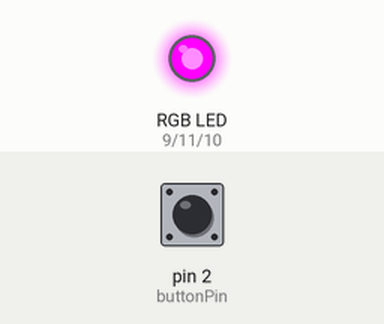
The sketch below on a simulated Arduino Uno, built with avr-gcc and run on an emulated ATmega328P. Parts: an RGB LED mixed from three pins (HIGH = lit). Dashed ring = blinking. The test bench sets the inputs (shaded band); at power-on: pin 2 (buttonPin) HIGH.

Above: at 1.2 s.
1.3 s: pin 2 (buttonPin) pulled LOW for 0.15 s
4.3 s: pin 2 (buttonPin) pulled LOW for 1 s
At 8.2 s:
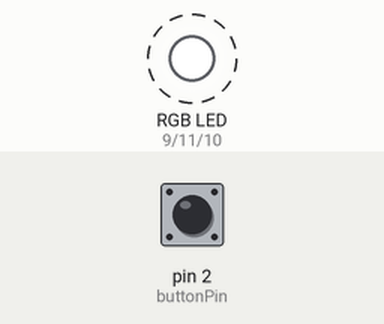
8.3 s: pin 2 (buttonPin) pulled LOW for 3.2 s
At 12.9 s:
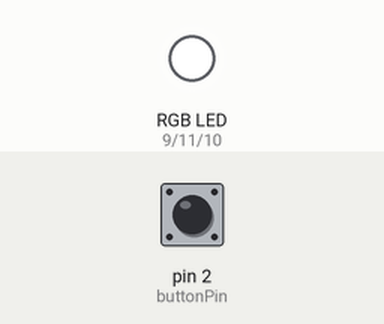
13.0 s: pin 2 (buttonPin) pulled LOW for 0.15 s
At 15.5 s:
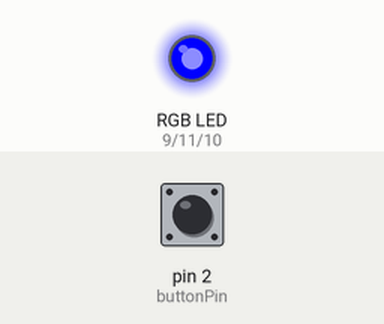
16.1 s: pin 2 (buttonPin) driven LOW
19.1 s: pin 2 (buttonPin) driven HIGH
At 27.5 s:
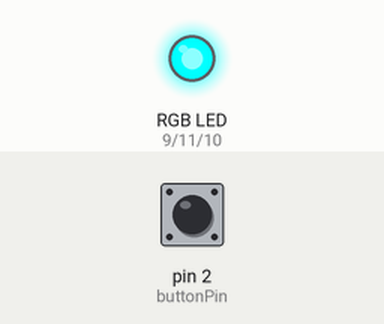
Timing chart, 0 to 30.6 s (numbered marks = the images above; inputs shaded):
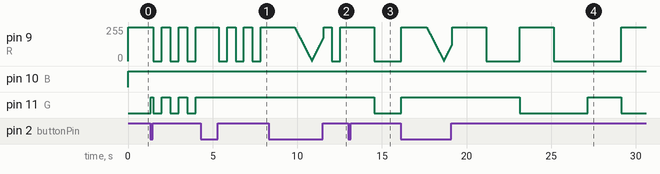

Measured:
- after the input at 4.3 s, pin 11 (G): stops changing and stays HIGH
- after the input at 13.0 s, pin 11 (G): HIGH → LOW after 1.6 s
- after the input at 19.1 s, pin 10 (B): stops changing and stays HIGH; pin 11 (G): HIGH → LOW after 4.1 s, → HIGH 4.0 s later, → LOW 2.0 s later
- by itself, pin 11 (G): repeats every 1.0 s: LOW 0.50 s, HIGH 0.50 s

The sketch:

midterm_5_3.ino
```cpp
const int buttonPin = 2;  // 按鈕腳位
const int R = 9;
const int B = 10;
const int G = 11;

int mode = 1;  // 目前模式（1:輪換, 2:黃閃, 3:紅閃）
int lastButtonState = HIGH;
bool buttonPressed = false;
bool inBreathMode = false;
int savedMode = 1;

unsigned long lastDebounceTime = 0;
const unsigned long debounceDelay = 50;

unsigned long previousMillis = 0;
unsigned long buttonPressTime = 0;

int colorState = 0;  // 模式1用於輪換
int breathBrightness = 0;
int breathDirection = 1; // 1=變亮, -1=變暗
bool breathRed = true;   // true=紅呼吸, false=藍呼吸

void setup() {
  pinMode(R, OUTPUT);
  pinMode(G, OUTPUT);
  pinMode(B, OUTPUT);
  pinMode(buttonPin, INPUT);
}

void loop() {
  int reading = digitalRead(buttonPin);
  unsigned long currentMillis = millis();

  // --- 按鈕防抖 ---
  if (reading != lastButtonState) {
    lastDebounceTime = currentMillis;
  }

  // --- 按鈕行為判斷 ---
  if ((currentMillis - lastDebounceTime) > debounceDelay) {
    // 按鈕剛被按下
    if (reading == LOW && !buttonPressed) {
      buttonPressed = true;
      buttonPressTime = currentMillis;
    }

    // 按鈕放開
    if (reading == HIGH && buttonPressed) {
      unsigned long pressDuration = currentMillis - buttonPressTime;

      if (inBreathMode) {
        // 若在呼吸燈模式 → 放開後回原模式
        inBreathMode = false;
        restorePreviousMode();
      } else if (pressDuration < 1500) {
        // 短按 → 切換模式
        mode++;
        if (mode > 3) mode = 1;
      }
      buttonPressed = false;
    }
  }

  // 檢查是否長按超過 1.5 秒進入呼吸模式
  if (buttonPressed && !inBreathMode && (currentMillis - buttonPressTime >= 1500)) {
    inBreathMode = true;
    savedMode = mode;  // 記錄當前模式
    startBreathing();
  }

  lastButtonState = reading;

  // === 若進入呼吸燈模式 ===
  if (inBreathMode) {
    runBreathing(currentMillis);
    return;
  }

  // === 若按住但未達長按（短暫關燈） ===
  if (buttonPressed && !inBreathMode) {
    digitalWrite(R, HIGH);
    digitalWrite(G, HIGH);
    digitalWrite(B, HIGH);
    return;
  }

  // === 模式執行 ===
  switch (mode) {
    case 1:  // 綠黃紅輪換
    if (previousMillis == 0) {  // 表示剛進入此模式
    previousMillis = currentMillis;
    colorState = 0;
    digitalWrite(R, 1);
    digitalWrite(G, 0);
    digitalWrite(B, 1);
  }
      if (currentMillis - previousMillis >= 2000) {
        previousMillis = currentMillis;
        colorState = (colorState + 1) % 3;

        if (colorState == 0) {  // 綠
          digitalWrite(R, 1);
          digitalWrite(G, 0);
          digitalWrite(B, 1);
        } else if (colorState == 1) {  // 黃
          digitalWrite(R, 0);
          digitalWrite(G, 0);
          digitalWrite(B, 1);
        } else {  // 紅
          digitalWrite(R, 0);
          digitalWrite(G, 1);
          digitalWrite(B, 1);
        }
      }
      break;

    case 2:  // 黃燈閃爍
      if (currentMillis - previousMillis >= 500) {
        previousMillis = currentMillis;
        static bool ledState = false;
        ledState = !ledState;
        digitalWrite(R, ledState ? 0 : 1);
        digitalWrite(G, ledState ? 0 : 1);
        digitalWrite(B, 1);
      }
      break;

    case 3:  // 紅燈閃爍
      if (currentMillis - previousMillis >= 500) {
        previousMillis = currentMillis;
        static bool ledState = false;
        ledState = !ledState;
        digitalWrite(R, ledState ? 0 : 1);
        digitalWrite(G, 1);
        digitalWrite(B, 1);
      }
      break;
  }
}

// === 呼吸燈初始化 ===
void startBreathing() {
  breathBrightness = 0;
  breathDirection = 1;
  breathRed = true;
  analogWrite(R, 255);
  analogWrite(G, 255);
  analogWrite(B, 255);
}

// === 呼吸燈運作 ===
void runBreathing(unsigned long currentMillis) {
  static unsigned long lastUpdate = 0;
  if (currentMillis - lastUpdate >= 20) {  // 每 20ms 更新亮度
    lastUpdate = currentMillis;
    breathBrightness += breathDirection * 5;
    if (breathBrightness >= 255) {
      breathBrightness = 255;
      breathDirection = -1;
    } else if (breathBrightness <= 0) {
      breathBrightness = 0;
      breathDirection = 1;
      breathRed = !breathRed;  // 切換顏色
    }

    // 0=亮 → 255=滅 → 所以取反
    int outputValue = 255 - breathBrightness;
    if (breathRed) {
      analogWrite(R, outputValue);
      analogWrite(G, 255);
      analogWrite(B, 255);
    } else {
      analogWrite(R, 255);
      analogWrite(G, 255);
      analogWrite(B, outputValue);
    }
  }
}

// === 回復長按前的模式 ===
void restorePreviousMode() {
  mode = savedMode;
  previousMillis = millis(); // 重設時間，避免閃爍節奏錯亂
  digitalWrite(R, HIGH);
  digitalWrite(G, HIGH);
  digitalWrite(B, HIGH);
}
```
